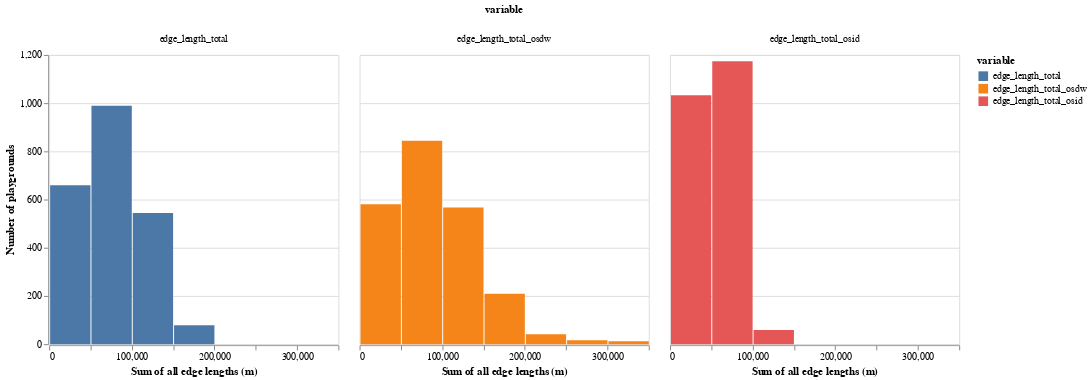

The notebook cell this image was saved under:
### Code cell
# Visualizing the sum of all edge lengths in the graph, in meters
# for bike paths, walk paths, and driving routes

plot_street_networks(['edge_length_total',
                      'edge_length_total_osdw',
                      'edge_length_total_osid'], 'Sum of all edge lengths (m)')

### Figure 1 — Vega-Lite specification as saved in the notebook (floating-point values rounded to 4 significant figures; data arrays with more than 128 entries replaced by an {"elided": "..."} marker saying what was removed)
{"config": {"view": {"continuousWidth": 400, "continuousHeight": 300}}, "data": {"name": "data-178cdf3798ad9e407b7251857ce9b9f4"}, "facet": {"column": {"type": "nominal", "field": "variable"}}, "spec": {"mark": "bar", "encoding": {"color": {"type": "nominal", "field": "variable"}, "x": {"type": "quantitative", "bin": true, "field": "value", "title": "Sum of all edge lengths (m)"}, "y": {"type": "quantitative", "aggregate": "count", "title": "Number of playgrounds"}}, "width": 300}, "$schema": "https://vega.github.io/schema/vega-lite/v4.8.1.json", "datasets": {"data-178cdf3798ad9e407b7251857ce9b9f4": {"elided": "7518 records"}}}
